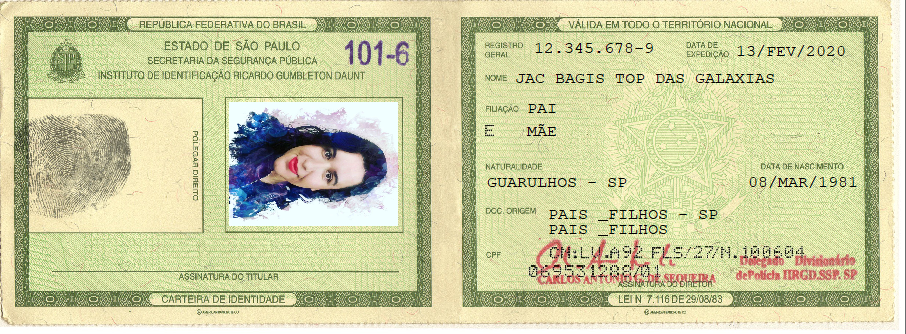
#> input picture rgfake.webp, 906 x 334 px
$ python -i ocr_template_mser.py   (imports and definitions only)
#> lines starting #> are read from the running program, lines starting #| are printed output that depends on the picture
import cv2
import numpy as np
import pytesseract
import json, glob, re
from pathlib import Path

# --------- AJUSTE WINDOWS (se necessário) ----------
pytesseract.pytesseract.tesseract_cmd = r"C:\Program Files\Tesseract-OCR\tesseract.exe"

# ===================================================
# SUA PIPELINE (pré-processamento + MSER) - intacta
# ===================================================

def preprocess_gray(img_bgr):
    gray = cv2.cvtColor(img_bgr, cv2.COLOR_BGR2GRAY)
    clahe = cv2.createCLAHE(clipLimit=2.0, tileGridSize=(8,8)).apply(gray)
    blur = cv2.GaussianBlur(clahe, (0,0), 1.0)
    sharp = cv2.addWeighted(clahe, 1.5, blur, -0.5, 0)
    return sharp

def mser_regions(gray, delta=5, min_area=60, max_area_ratio=0.25):
    h, w = gray.shape
    max_area = int(h*w*max_area_ratio)
    mser = cv2.MSER_create()
    mser.setDelta(delta)
    mser.setMinArea(min_area)
    mser.setMaxArea(max_area)
    regions, _ = mser.detectRegions(gray)
    return regions

def boxes_from_regions(regions, img_shape):
    h, w = img_shape
    boxes = []
    for pts in regions:
        x,y,ww,hh = cv2.boundingRect(pts)
        area = ww*hh
        if area < 100 or area > (w*h*0.25):
            continue
        aspect = ww / max(hh,1)
        if aspect < 0.2 or aspect > 8:
            continue
        pad = 2
        x0 = max(0, x - pad); y0 = max(0, y - pad)
        x1 = min(w, x + ww + pad); y1 = min(h, y + hh + pad)
        boxes.append((x0,y0,x1,y1))
    return boxes

def suppress_overlaps(boxes, iou_thresh=0.3):
    rects = np.array(boxes)
    if len(rects) == 0: return []
    x1 = rects[:,0]; y1 = rects[:,1]; x2 = rects[:,2]; y2 = rects[:,3]
    areas = (x2-x1+1)*(y2-y1+1)
    order = np.argsort(areas)
    keep = []
    while order.size > 0:
        i = order[0]
        keep.append(i)
        xx1 = np.maximum(x1[i], x1[order[1:]])
        yy1 = np.maximum(y1[i], y1[order[1:]])
        xx2 = np.minimum(x2[i], x2[order[1:]])
        yy2 = np.minimum(y2[i], y2[order[1:]])
        w = np.maximum(0, xx2 - xx1 + 1)
        h = np.maximum(0, yy2 - yy1 + 1)
        inter = w*h
        iou = inter / (areas[i] + areas[order[1:]] - inter + 1e-6)
        inds = np.where(iou <= iou_thresh)[0]
        order = order[inds+1]
    return [boxes[i] for i in keep]

def group_lines(boxes, y_tol=10):
    if not boxes: return []
    boxes = sorted(boxes, key=lambda b: (b[1], b[0]))
    lines = []
    current = [boxes[0]]
    for b in boxes[1:]:
        prev = current[-1]
        same_line = abs(b[1] - prev[1]) <= y_tol
        if same_line:
            current.append(b)
        else:
            lines.append(sorted(current, key=lambda r: r[0]))
            current = [b]
    lines.append(sorted(current, key=lambda r: r[0]))
    merged = []
    for line in lines:
        x0 = min(b[0] for b in line); y0 = min(b[1] for b in line)
        x1 = max(b[2] for b in line); y1 = max(b[3] for b in line)
        merged.append((x0,y0,x1,y1))
    return merged

def ocr_box(img_bgr, box, psm=7, lang="por", whitelist=None):
    x0,y0,x1,y1 = box
    crop = img_bgr[y0:y1, x0:x1]
    # Usa seu preprocess + um threshold leve
    gray = preprocess_gray(crop)
    th = cv2.adaptiveThreshold(gray, 255, cv2.ADAPTIVE_THRESH_GAUSSIAN_C,
                               cv2.THRESH_BINARY, 31, 9)

    config = f"--oem 1 --psm {psm} -l {lang}"
    if whitelist:
        config += f' -c tessedit_char_whitelist="{whitelist}"'
    try:
        return pytesseract.image_to_string(th, config=config).strip(), th
    except pytesseract.TesseractError:
        return pytesseract.image_to_string(th, lang="eng", config=config).strip(), th

def ocr_with_mser(img_bgr):
    gray = preprocess_gray(img_bgr)
    regs1 = mser_regions(gray, delta=5, min_area=60)
    regs2 = mser_regions(255 - gray, delta=5, min_area=60)
    boxes = boxes_from_regions(regs1 + regs2, gray.shape)
    boxes = suppress_overlaps(boxes, iou_thresh=0.3)
    line_boxes = group_lines(boxes, y_tol=12)
    results = []
    for bx in line_boxes:
        text, _ = ocr_box(img_bgr, bx, psm=7, lang="por")
        if text:
            results.append({"box": bx, "text": text})
    if sum(len(r["text"]) for r in results) < 10:
        results = []
        for bx in line_boxes:
            text, _ = ocr_box(img_bgr, bx, psm=6, lang="por")
            if text:
                results.append({"box": bx, "text": text})
    results = sorted(results, key=lambda r: (r["box"][1], r["box"][0]))
    texto = "\n".join(r["text"] for r in results if r["text"])
    return texto, results

# ===================================================
# CAMADA DE TEMPLATE (alinhamento + ROIs + validação)
# ===================================================

# [127 lines left out: functions valida_cpf, load_template, compute_homography_and_warp, choose_best_template, ocr_roi_with_fallback, extract_fields_from_template and 1 more, not called in this run]

# [7 lines not run here, left out]

>>> import cv2
>>> picture = cv2.imread('rgfake.webp')
#> picture is the input picture: shape (334, 906, 3); mean B, G, R 161.1, 205.4, 203.9
>>> result = ocr_with_mser(picture)
#> in preprocess_gray, `gray = cv2.cvtColor(img_bgr, cv2.COLOR_BGR2GRAY)`:
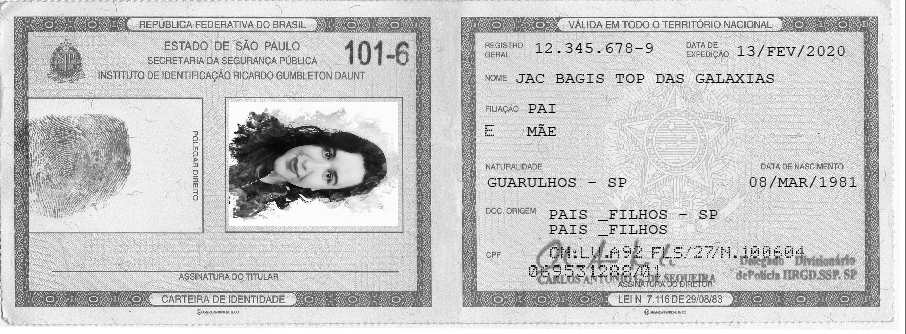
#> gray: shape (334, 906); min 0, max 255, mean 199.9
#> in preprocess_gray, `clahe = cv2.createCLAHE(clipLimit=2.0, tileGridSize=(8,8)).apply(gray)`:
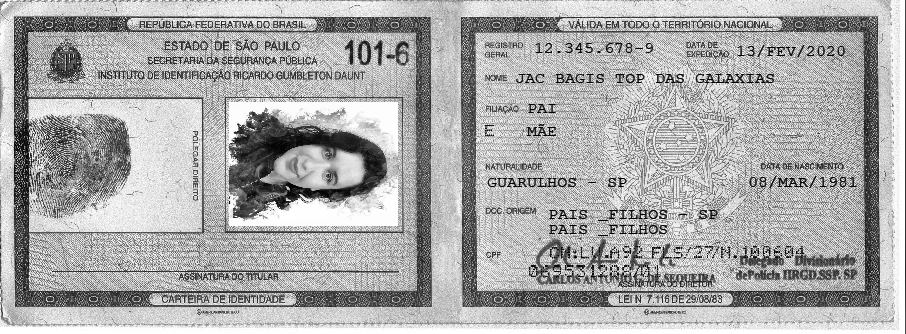
#> clahe: shape (334, 906); min 0, max 255, mean 170.8
#> in preprocess_gray, `blur = cv2.GaussianBlur(clahe, (0,0), 1.0)`:
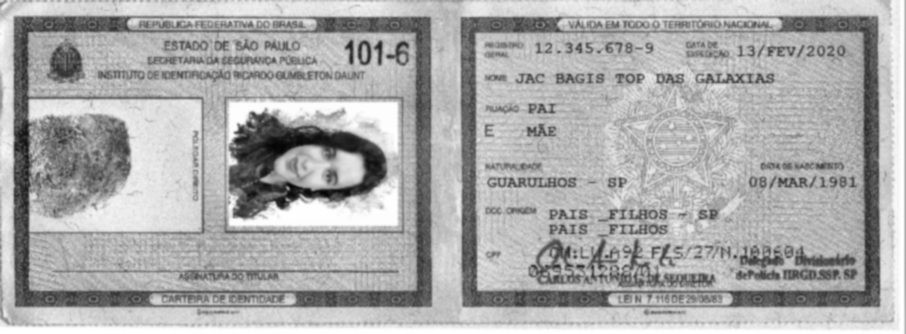
#> blur: shape (334, 906); min 5, max 255, mean 170.9
#> in mser_regions, `regions, _ = mser.detectRegions(gray)`: regions = 1749 items
#> call 2 of mser_regions, with delta = 5, min_area = 60, max_area_ratio = 0.25
#> in mser_regions (call 2), `regions, _ = mser.detectRegions(gray)`:
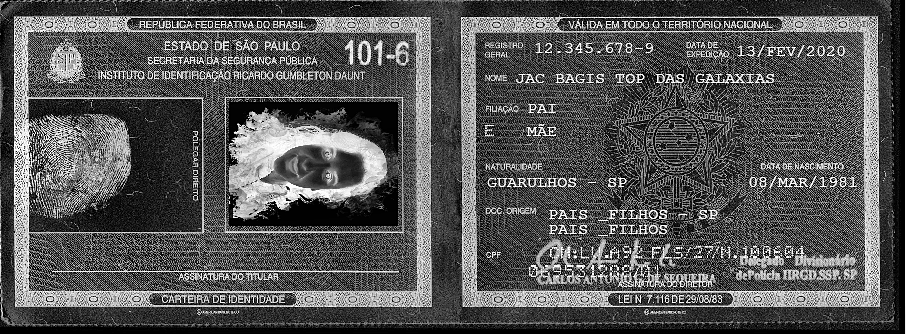
#> gray: shape (334, 906); min 0, max 255, mean 84.7
#> the loop in boxes_from_regions, `for pts in regions:` made 3498 passes
#> (x, y, ww, hh, area, aspect, x0, y0) on passes 1, 3, 7: (1, 1, 18, 17, 306, 1.06, 0, 0), (21, 17, 13, 28, 364, 0.464, 19, 15), (14, 164, 9, 41, 369, 0.22, 12, 162)
#> after the loop in boxes_from_regions, `for pts in regions:`: boxes = 3028 items, first 6: (0, 0, 21, 20), (19, 15, 36, 47), (12, 162, 25, 207), (12, 161, 25, 207), (12, 161, 25, 207), (18, 242, 31, 280)
#> in suppress_overlaps, `x1 = rects[:, 0]`: x1 = 3028 values, max 878 at index 988, min 0 at index 0, mean 456.8
#> in suppress_overlaps, `y1 = rects[:, 1]`: y1 = 3028 values, max 308 at index 579, min 0 at index 0, mean 138.9
#> in suppress_overlaps, `x2 = rects[:, 2]`: x2 = 3028 values, max 894 at index 988, min 18 at index 454, mean 498.1
#> in suppress_overlaps, `y2 = rects[:, 3]`: y2 = 3028 values, max 328 at index 454, min 20 at index 0, mean 168.3
#> in suppress_overlaps, `areas = (x2-x1+1)*(y2-y1+1)`: areas = 3028 values, max 75116 at index 1148, min 238 at index 47, mean 2272.3
#> in suppress_overlaps, `order = np.argsort(areas)`: order = 3028 values, max 3027 at index 2092, min 0 at index 1221, mean 1513.5
#> the loop in suppress_overlaps, `while order.size > 0:` made 476 passes
#> i on passes 1 to 3: 2068, 1060, 2074
#> after the loop in suppress_overlaps, `while order.size > 0:`: keep = 476 values, max 3022 at index 275, min 0 at index 319, mean 1472.4; order = empty array
#> in ocr_with_mser, `boxes = suppress_overlaps(boxes, iou_thresh=0.3)`: boxes = 476 items, first 6: (236, 292, 252, 305), (406, 54, 418, 72), (229, 271, 247, 283), (682, 238, 699, 251), (757, 174, 770, 191), (317, 69, 334, 82)
#> in group_lines, `boxes = sorted(boxes, key=lambda b: (b[1], b[0]))`: boxes = 476 items, first 6: (0, 0, 21, 20), (878, 0, 894, 21), (19, 15, 36, 47), (34, 15, 60, 34), (55, 15, 79, 34), (83, 15, 104, 34)
#> in group_lines, `current = [boxes[0]]`: current = [(0, 0, 21, 20)]
#> the loop in group_lines, `for b in boxes[1:]:` made 475 passes
#> (prev, same_line, current) on pass 2: ((878, 0, 894, 21), False, [(19, 15, 36, 47)])
#> (b, prev, same_line) on passes 1, 3, 4, 5, 6, 7: ((878, 0, 894, 21), (0, 0, 21, 20), True), ((34, 15, 60, 34), (19, 15, 36, 47), True), ((55, 15, 79, 34), (34, 15, 60, 34), True), ((83, 15, 104, 34), (55, 15, 79, 34), True), ((318, 15, 341, 34), (83, 15, 104, 34), True), ((362, 15, 386, 35), (318, 15, 341, 34), True)
#> the loop in group_lines, `for line in lines:` made 2 passes
#> line on pass 1: [(0, 0, 21, 20), (878, 0, 894, 21)]
#> the loop in ocr_with_mser, `for bx in line_boxes:` made 1 pass
#> bx on pass 1: (0, 0, 894, 21)
#> (the run stopped early here; a loop or call above may not have finished)
